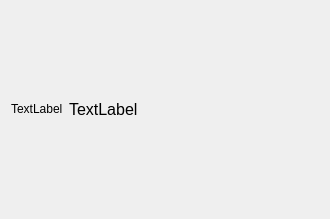
<?xml version="1.0" encoding="UTF-8"?>
<ui version="4.0">
 <class>ChatWidget</class>
 <widget class="QWidget" name="ChatWidget">
  <property name="geometry">
   <rect>
    <x>0</x>
    <y>0</y>
    <width>330</width>
    <height>219</height>
   </rect>
  </property>
  <property name="windowTitle">
   <string>Form</string>
  </property>
  <layout class="QHBoxLayout" name="horizontalLayout">
   <item>
    <widget class="QLabel" name="avatar">
     <property name="sizePolicy">
      <sizepolicy hsizetype="Fixed" vsizetype="Fixed">
       <horstretch>0</horstretch>
       <verstretch>0</verstretch>
      </sizepolicy>
     </property>
     <property name="minimumSize">
      <size>
       <width>50</width>
       <height>50</height>
      </size>
     </property>
     <property name="styleSheet">
      <string notr="true"/>
     </property>
     <property name="text">
      <string>TextLabel</string>
     </property>
    </widget>
   </item>
   <item>
    <widget class="QLabel" name="name">
     <property name="sizePolicy">
      <sizepolicy hsizetype="Preferred" vsizetype="Fixed">
       <horstretch>0</horstretch>
       <verstretch>0</verstretch>
      </sizepolicy>
     </property>
     <property name="minimumSize">
      <size>
       <width>0</width>
       <height>50</height>
      </size>
     </property>
     <property name="font">
      <font>
       <family>Segoe UI</family>
       <pointsize>12</pointsize>
      </font>
     </property>
     <property name="text">
      <string>TextLabel</string>
     </property>
    </widget>
   </item>
  </layout>
 </widget>
 <resources/>
 <connections/>
</ui>
